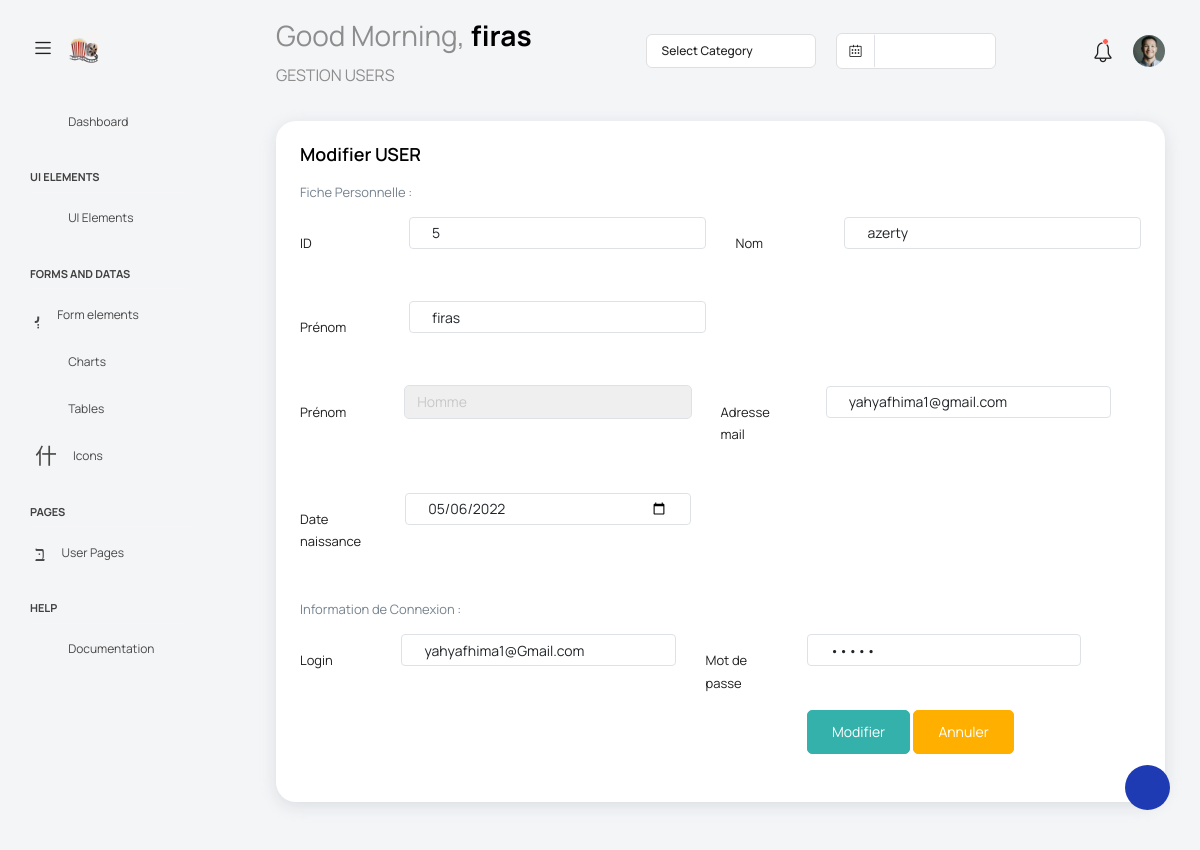
Screenshot of /Views/Back/modifieruser.php?id=5 with the database file from the repository.
### tables this page shows
CREATE TABLE `userc` (
  `id` int(11) NOT NULL,
  `nom` varchar(20) NOT NULL,
  `prenom` varchar(20) NOT NULL,
  `sexe` varchar(7) NOT NULL,
  `email` varchar(30) NOT NULL,
  `login` varchar(30) NOT NULL,
  `date_n` date NOT NULL DEFAULT current_timestamp(),
  `password` varchar(30) NOT NULL,
  `role` varchar(5) NOT NULL
);

### Controller/userCont.php (called while the page is built, shortened)
<?php
    Class userC {
        function getuserbyID($id)
        {
            $requete = "select * from userc where id=:id";
            $config = config::getConnexion();
            try {
                $querry = $config->prepare($requete);
                $querry->execute(
                    [
                        'id'=>$id
                    ]
                );
                $result = $querry->fetch();
                return $result ;
            } catch (PDOException $th) {
                 $th->getMessage();
            }
        }
    }
  ?>

### Views/Back/modifieruser.php (the view, shortened to what this page needs)
<?php
	include "../../controller/userCont.php";
	$clientC = new userC();
?>
<!DOCTYPE html>
<html lang="en">
<head>
  <link rel="stylesheet" href="vendors/feather/feather.css">
  <link rel="stylesheet" href="vendors/mdi/css/materialdesignicons.min.css">
  <link rel="stylesheet" href="vendors/ti-icons/css/themify-icons.css">
  <link rel="stylesheet" href="vendors/typicons/typicons.css">
  <link rel="stylesheet" href="vendors/simple-line-icons/css/simple-line-icons.css">
  <link rel="stylesheet" href="vendors/css/vendor.bundle.base.css">
  <link rel="stylesheet" href="css/vertical-layout-light/style.css">
</head>
<body>
  <div class="container-scroller">
    <nav class="navbar default-layout col-lg-12 col-12 p-0 fixed-top d-flex align-items-top flex-row">
      <div class="text-center navbar-brand-wrapper d-flex align-items-center justify-content-start">
        <div class="me-3">
          <button class="navbar-toggler navbar-toggler align-self-center" type="button" data-bs-toggle="minimize">
            <span class="icon-menu"></span>
          </button>
        </div>
        <div>
        <a class="navbar-brand brand-logo" href="../front/registre.php">
            <img src="images/logo.jpg" alt="logo" />
          </a>
        </div>
      </div>
      <div class="navbar-menu-wrapper d-flex align-items-top">
      <ul class="navbar-nav">
          <li class="nav-item font-weight-semibold d-none d-lg-block ms-0">
            <h1 class="welcome-text">Good Morning, <span class="text-black fw-bold"><?php $user = $clientC->getuserbyID($_GET['id']); echo $user['prenom'];?></span></h1>
            <h3 class="welcome-sub-text">GESTION USERS </h3>
          </li>
        </ul>
        <ul class="navbar-nav ms-auto">
          <li class="nav-item dropdown d-none d-lg-block">
            <a class="nav-link dropdown-bordered dropdown-toggle dropdown-toggle-split" id="messageDropdown" href="#" data-bs-toggle="dropdown" aria-expanded="false"> Select Category </a>
          </li>
          <li class="nav-item d-none d-lg-block">
            <div id="datepicker-popup" class="input-group date datepicker navbar-date-picker">
              <span class="input-group-addon input-group-prepend border-right">
                <span class="icon-calendar input-group-text calendar-icon"></span>
              </span>
              <input type="text" class="form-control">
            </div>
          </li>
          <li class="nav-item">
            <form class="search-form" action="#">
              <i class="icon-search"></i>
              <input type="search" class="form-control" placeholder="Search Here" title="Search here">
            </form>
          </li>
          <li class="nav-item dropdown">
            <a class="nav-link count-indicator" id="notificationDropdown" href="#" data-bs-toggle="dropdown">
              <i class="icon-mail icon-lg"></i>
            </a>
          </li>
          <li class="nav-item dropdown">
            <a class="nav-link count-indicator" id="countDropdown" href="#" data-bs-toggle="dropdown" aria-expanded="false">
              <i class="icon-bell"></i>
              <span class="count"></span>
            </a>
          </li>
          <li class="nav-item dropdown d-none d-lg-block user-dropdown">
            <a class="nav-link" id="UserDropdown" href="#" data-bs-toggle="dropdown" aria-expanded="false">
              <img class="img-xs rounded-circle" src="../../images/faces/face8.jpg" alt="Profile image"> </a>
          </li>
        </ul>
      </div>
    </nav>
    <div class="container-fluid page-body-wrapper">
      <div class="theme-setting-wrapper">
        <div id="settings-trigger"><i class="ti-settings"></i></div>
      </div>
      <nav class="sidebar sidebar-offcanvas" id="sidebar">
        <ul class="nav">
          <li class="nav-item">
            <a class="nav-link" href="index.html">
              <i class="mdi mdi-grid-large menu-icon"></i>
              <span class="menu-title">Dashboard</span>
            </a>
          </li>
          <li class="nav-item nav-category">UI Elements</li>
          <li class="nav-item">
            <a class="nav-link" data-bs-toggle="collapse" href="#ui-basic" aria-expanded="false" aria-controls="ui-basic">
              <i class="menu-icon mdi mdi-floor-plan"></i>
              <span class="menu-title">UI Elements</span>
              <i class="menu-arrow"></i>
            </a>
          </li>
          <li class="nav-item nav-category">Forms and Datas</li>
          <li class="nav-item">
            <a class="nav-link" data-bs-toggle="collapse" href="#form-elements" aria-expanded="false" aria-controls="form-elements">
              <i class="menu-icon mdi mdi-card-text-outline"></i>
              <span class="menu-title">Form elements</span>
              <i class="menu-arrow"></i>
            </a>
          </li>
          <li class="nav-item">
            <a class="nav-link" data-bs-toggle="collapse" href="#charts" aria-expanded="false" aria-controls="charts">
              <i class="menu-icon mdi mdi-chart-line"></i>
              <span class="menu-title">Charts</span>
              <i class="menu-arrow"></i>
            </a>
          </li>
          <li class="nav-item">
            <a class="nav-link" data-bs-toggle="collapse" href="#tables" aria-expanded="false" aria-controls="tables">
              <i class="menu-icon mdi mdi-table"></i>
              <span class="menu-title">Tables</span>
              <i class="menu-arrow"></i>
            </a>
          </li>
          <li class="nav-item">
            <a class="nav-link" data-bs-toggle="collapse" href="#icons" aria-expanded="false" aria-controls="icons">
              <i class="menu-icon mdi mdi-layers-outline"></i>
              <span class="menu-title">Icons</span>
              <i class="menu-arrow"></i>
            </a>
          </li>
          <li class="nav-item nav-category">pages</li>
          <li class="nav-item">
            <a class="nav-link" data-bs-toggle="collapse" href="#auth" aria-expanded="false" aria-controls="auth">
              <i class="menu-icon mdi mdi-account-circle-outline"></i>
              <span class="menu-title">User Pages</span>
              <i class="menu-arrow"></i>
            </a>
          </li>
          <li class="nav-item nav-category">help</li>
          <li class="nav-item">
            <a class="nav-link" href="http://bootstrapdash.com/demo/star-admin2-free/docs/documentation.html">
              <i class="menu-icon mdi mdi-file-document"></i>
              <span class="menu-title">Documentation</span>
            </a>
          </li>
        </ul>
      </nav>
        <div class="main-panel">
          <div class="content-wrapper">
		  <?php
			if (isset($_GET['id'])){
				$user = $clientC->getuserbyID($_GET['id']);
         ?>
            <div class="col-12 grid-margin">
                <div class="card">
                  <div class="card-body">
                    <h4 class="card-title">Modifier USER</h4>
                    <form action="" method="POST" class="form-sample">
                      <p class="card-description"> Fiche Personnelle : </p>
                      <div class="row">
                        <div class="col-md-6">
                          <div class="form-group row">
                            <label class="col-sm-3 col-form-label">ID</label>
                            <div class="col-sm-9">
                              <input type="text" class="form-control" name="id" id="id"  value = "<?php echo $user['id']; ?>" >
                            </div>
                          </div>
                        </div>
                        <div class="col-md-6">
                          <div class="form-group row">
                            <label class="col-sm-3 col-form-label">Nom</label>
                            <div class="col-sm-9">
                            <input type="text" class="form-control" name="nom" id="nom" maxlength="20" value = "<?php echo $user['nom']; ?>">
                            </div>
                          </div>
                        </div>
                      </div>
                      <div class="row">
                        <div class="col-md-6">
                          <div class="form-group row">
                            <label class="col-sm-3 col-form-label">Prénom</label>
                            <div class="col-sm-9">
                            <input type="text" class="form-control" name="prenom" id="prenom" maxlength="20" value = "<?php echo $user['prenom']; ?>">
                            </div>
                          </div>
                        </div>
                        <div class="row">
                        <div class="col-md-6">
                          <div class="form-group row">
                            <label class="col-sm-3 col-form-label">Prénom</label>
                            <div class="col-sm-9">
                            <select class="form-control" name="sexe" id="sexe" >
                            <option value="Homme" <?php echo $user['sexe'] == 'Homme' ? ' selected ' : '';?>>Homme</option>
 				            </select>
                            </div>
                          </div>
                        </div>
                        <div class="col-md-6">
                          <div class="form-group row">
                            <label class="col-sm-3 col-form-label">Adresse mail</label>
                            <div class="col-sm-9">
                            <input type="email" class="form-control" name="email" id="email" pattern=".+@gmail.com|.+@esprit.tn" value = "<?php echo $user['email']; ?>">
                            </div>
                          </div>
                        </div>
                      </div>
                      <div class="row">
                        <div class="col-md-6">
                          <div class="form-group row">
                            <label class="col-sm-3 col-form-label">Date naissance</label>
                            <div class="col-sm-9">
                            <input type="date" name="Date_N" id="Date_N" class="form-control"  value = "<?php echo $user['date_n']; ?>">
                            </div>
                          </div>
                        </div>
                      <p class="card-description"> Information de Connexion :</p>
                      <div class="row">
                        <div class="col-md-6">
                          <div class="form-group row">
                            <label class="col-sm-3 col-form-label">Login</label>
                            <div class="col-sm-9">
                            <input type="text" class="form-control" name="login" id="login" value = "<?php echo $user['login']; ?>">
                            </div>
                          </div>
                        </div>
                        <div class="col-md-6">
                          <div class="form-group row">
                            <label class="col-sm-3 col-form-label">Mot de passe</label>
                            <div class="col-sm-9">
                            <input type="password" class="form-control" name="password" id="password" value = "<?php echo $user['password']; ?>"><br>
                            <br>
                            <input type="submit" value="Modifier" name = "modifer" class="btn btn-success btn-fw">
                            <input type="reset" value="Annuler" class="btn btn-warning btn-fw" >
                            </div>
                          </div>
                        </div>
                      </div>
                    </form>
                  </div>
                </div>
              </div>
		  <?php
		   }
           ?>
            </div>
  </body>
</html>

### rows the page displays
userc: prenom "firas", id "5", nom "azerty", sexe "Homme", email "yahyafhima1@gmail.com", Date_N "05/06/2022", login "yahyafhima1@Gmail.com"
